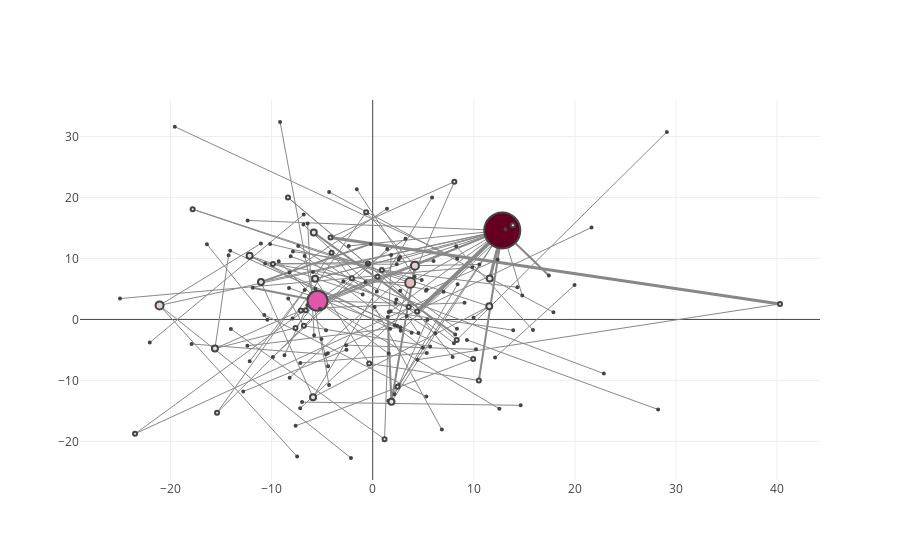

Write notebook code for a chart like this one.
### Code cell
plotNetworkCenterColor(hashtagGraph, 'degree')
